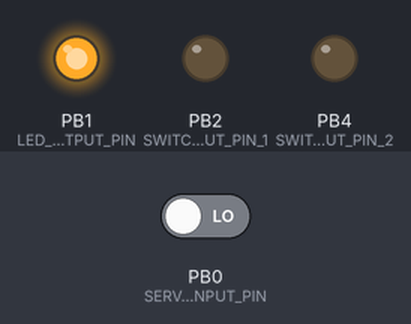
Bench run of a program on a simulated ATtiny85, built with avr-gcc and run on an emulated ATtiny85. Shown: output pins drawn as LEDs (lit = HIGH). The inputs (shaded band) are chosen by the test bench; at power-on: PB0 (SERVO_INPUT_PIN) LOW.

Above: at 0.1 s.
At 0.8 s:
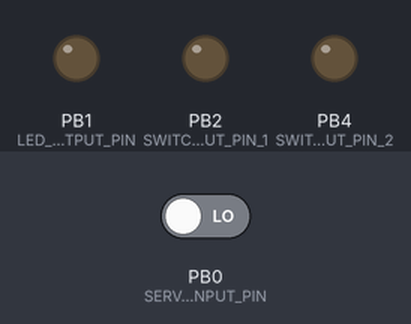
Timing chart, 0 to 2.3 s (numbered marks = the images above):
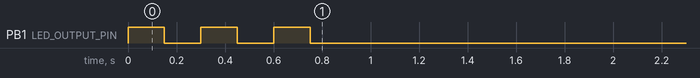

The program:

main.cpp
```cpp
#include <Arduino.h>

// PWM caracteristic
#define MIN_DUTY 0.06
#define MAX_DUTY 0.125
#define BORDER_DUTY 0.10
#define ERROR 0.01

// PIN config
#define SERVO_INPUT_PIN PB0
#define SWITCH_OUTPUT_PIN_1 PB2
#define SWITCH_OUTPUT_PIN_2 PB4
#define LED_OUTPUT_PIN PB1

void turn_off() {
  digitalWrite(SWITCH_OUTPUT_PIN_1, LOW);
  digitalWrite(SWITCH_OUTPUT_PIN_2, LOW);
  digitalWrite(LED_OUTPUT_PIN, LOW);
}

void turn_on() {
  digitalWrite(SWITCH_OUTPUT_PIN_1, HIGH);
  digitalWrite(SWITCH_OUTPUT_PIN_2, HIGH);
  digitalWrite(LED_OUTPUT_PIN, HIGH);
}

void setup() {
  // Generic setup
  pinMode(SERVO_INPUT_PIN, INPUT);
  pinMode(SWITCH_OUTPUT_PIN_1, OUTPUT);
  pinMode(SWITCH_OUTPUT_PIN_2, OUTPUT);
  pinMode(LED_OUTPUT_PIN, OUTPUT);
  turn_off();
  // Some lifesign about we are running and waiting the input
  for (int i=0; i < 3; i++) {
    digitalWrite(LED_OUTPUT_PIN, HIGH);
    delay(150);
    digitalWrite(LED_OUTPUT_PIN, LOW);
    delay(150);
  }
}

void loop() {
  // Read input
  unsigned long lowTime = pulseIn(SERVO_INPUT_PIN, LOW, 1000000);
  unsigned long highTime = pulseIn(SERVO_INPUT_PIN, HIGH, 1000000);
  unsigned long cycleTime = highTime + lowTime;
  if (cycleTime > 0) {
    float dutyCycle = (float)highTime / float(cycleTime);
    if (dutyCycle >= MAX_DUTY + ERROR) {
      // Turn off because error
      turn_off();
    } else if (dutyCycle >= BORDER_DUTY) {
      // Turn on because PWM duty over the limit
      turn_on();
    } else {
      // Turn off otherwise
      turn_off();
    }
  } else {
    // Turn off because no acceptable cycle time arrived
    turn_off();
  }
}
```
